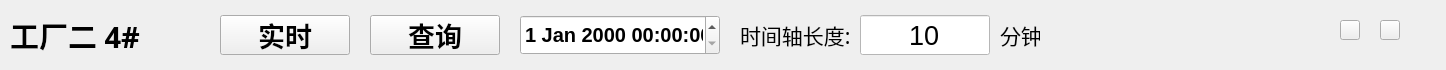
   <widget class="QWidget" name="widget_historical_title" native="true">
    <property name="geometry">
     <rect>
      <x>2</x>
      <y>0</y>
      <width>1446</width>
      <height>70</height>
     </rect>
    </property>
    <property name="sizePolicy">
     <sizepolicy hsizetype="Preferred" vsizetype="Preferred">
      <horstretch>0</horstretch>
      <verstretch>0</verstretch>
     </sizepolicy>
    </property>
    <property name="styleSheet">
     <string notr="true">#widget_historical_title{
border-top-left-radius: 10px;   /* 设置左上角的圆角半径 */
border-top-right-radius: 10px;  /* 设置右上角的圆角半径 */
border-bottom-left-radius: 0px; /* 保持左下角的圆角半径为 0 */
border-bottom-right-radius: 0px;/* 保持右下角的圆角半径为 0 */
background-color: rgb(170, 170, 255);
}</string>
    </property>
    <widget class="QLabel" name="label_factory_num">
     <property name="geometry">
      <rect>
       <x>10</x>
       <y>15</y>
       <width>140</width>
       <height>40</height>
      </rect>
     </property>
     <property name="font">
      <font>
       <family>华文中宋</family>
       <pointsize>22</pointsize>
       <weight>75</weight>
       <bold>true</bold>
      </font>
     </property>
     <property name="text">
      <string>工厂二 4#</string>
     </property>
    </widget>
    <widget class="QPushButton" name="pushButton_realtime">
     <property name="geometry">
      <rect>
       <x>220</x>
       <y>15</y>
       <width>130</width>
       <height>40</height>
      </rect>
     </property>
     <property name="font">
      <font>
       <family>华文仿宋</family>
       <pointsize>20</pointsize>
       <weight>75</weight>
       <bold>true</bold>
      </font>
     </property>
     <property name="text">
      <string>实时</string>
     </property>
    </widget>
    <widget class="QPushButton" name="pushButton_minisize">
     <property name="geometry">
      <rect>
       <x>1340</x>
       <y>20</y>
       <width>20</width>
       <height>20</height>
      </rect>
     </property>
     <property name="styleSheet">
      <string notr="true">border-image: url(:/logo/minisize.png);</string>
     </property>
     <property name="text">
      <string/>
     </property>
    </widget>
    <widget class="QPushButton" name="pushButton_close">
     <property name="geometry">
      <rect>
       <x>1380</x>
       <y>20</y>
       <width>20</width>
       <height>20</height>
      </rect>
     </property>
     <property name="styleSheet">
      <string notr="true">border-image: url(:/logo/close.png);</string>
     </property>
     <property name="text">
      <string/>
     </property>
    </widget>
    <widget class="QDateTimeEdit" name="dateTimeEdit">
     <property name="geometry">
      <rect>
       <x>520</x>
       <y>15</y>
       <width>200</width>
       <height>40</height>
      </rect>
     </property>
     <property name="sizePolicy">
      <sizepolicy hsizetype="Preferred" vsizetype="Preferred">
       <horstretch>0</horstretch>
       <verstretch>0</verstretch>
      </sizepolicy>
     </property>
     <property name="font">
      <font>
       <pointsize>-1</pointsize>
       <weight>75</weight>
       <bold>true</bold>
      </font>
     </property>
     <property name="layoutDirection">
      <enum>Qt::LeftToRight</enum>
     </property>
     <property name="styleSheet">
      <string notr="true">font-size: 20px;  /* 根据需求调整像素值 */
font-weight: bold;
</string>
     </property>
     <property name="alignment">
      <set>Qt::AlignCenter</set>
     </property>
    </widget>
    <widget class="QPushButton" name="pushButton_historical_query">
     <property name="geometry">
      <rect>
       <x>370</x>
       <y>15</y>
       <width>130</width>
       <height>40</height>
      </rect>
     </property>
     <property name="font">
      <font>
       <family>华文仿宋</family>
       <pointsize>20</pointsize>
       <weight>75</weight>
       <bold>true</bold>
      </font>
     </property>
     <property name="text">
      <string>查询</string>
     </property>
    </widget>
    <widget class="QLabel" name="label_factory_num_3">
     <property name="geometry">
      <rect>
       <x>1000</x>
       <y>15</y>
       <width>40</width>
       <height>40</height>
      </rect>
     </property>
     <property name="font">
      <font>
       <family>华文中宋</family>
       <pointsize>16</pointsize>
       <weight>50</weight>
       <bold>false</bold>
      </font>
     </property>
     <property name="text">
      <string>分钟</string>
     </property>
    </widget>
    <widget class="QLabel" name="label_factory_num_2">
     <property name="geometry">
      <rect>
       <x>740</x>
       <y>15</y>
       <width>110</width>
       <height>40</height>
      </rect>
     </property>
     <property name="font">
      <font>
       <family>华文中宋</family>
       <pointsize>16</pointsize>
       <weight>50</weight>
       <bold>false</bold>
      </font>
     </property>
     <property name="text">
      <string>时间轴长度:</string>
     </property>
    </widget>
    <widget class="QLineEdit" name="lineEdit_SetTime">
     <property name="geometry">
      <rect>
       <x>860</x>
       <y>15</y>
       <width>130</width>
       <height>40</height>
      </rect>
     </property>
     <property name="font">
      <font>
       <pointsize>20</pointsize>
      </font>
     </property>
     <property name="styleSheet">
      <string notr="true">padding: 0;
background-color: rgb(255, 255, 255);
color: rgb(0, 0, 0);</string>
     </property>
     <property name="text">
      <string>10</string>
     </property>
     <property name="alignment">
      <set>Qt::AlignCenter</set>
     </property>
    </widget>
   </widget>
